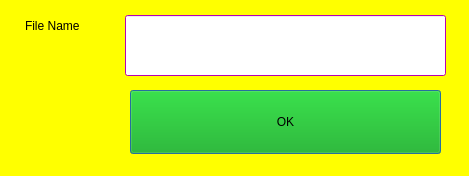
<?xml version="1.0" encoding="UTF-8"?>
<ui version="4.0">
 <class>getStringDialog</class>
 <widget class="QDialog" name="getStringDialog">
  <property name="geometry">
   <rect>
    <x>0</x>
    <y>0</y>
    <width>469</width>
    <height>176</height>
   </rect>
  </property>
  <property name="palette">
   <palette>
    <active>
     <colorrole role="WindowText">
      <brush brushstyle="SolidPattern">
       <color alpha="255">
        <red>0</red>
        <green>0</green>
        <blue>0</blue>
       </color>
      </brush>
     </colorrole>
     <colorrole role="Button">
      <brush brushstyle="SolidPattern">
       <color alpha="255">
        <red>255</red>
        <green>255</green>
        <blue>0</blue>
       </color>
      </brush>
     </colorrole>
     <colorrole role="Light">
      <brush brushstyle="SolidPattern">
       <color alpha="255">
        <red>255</red>
        <green>255</green>
        <blue>127</blue>
       </color>
      </brush>
     </colorrole>
     <colorrole role="Midlight">
      <brush brushstyle="SolidPattern">
       <color alpha="255">
        <red>255</red>
        <green>255</green>
        <blue>63</blue>
       </color>
      </brush>
     </colorrole>
     <colorrole role="Dark">
      <brush brushstyle="SolidPattern">
       <color alpha="255">
        <red>127</red>
        <green>127</green>
        <blue>0</blue>
       </color>
      </brush>
     </colorrole>
     <colorrole role="Mid">
      <brush brushstyle="SolidPattern">
       <color alpha="255">
        <red>170</red>
        <green>170</green>
        <blue>0</blue>
       </color>
      </brush>
     </colorrole>
     <colorrole role="Text">
      <brush brushstyle="SolidPattern">
       <color alpha="255">
        <red>0</red>
        <green>0</green>
        <blue>0</blue>
       </color>
      </brush>
     </colorrole>
     <colorrole role="BrightText">
      <brush brushstyle="SolidPattern">
       <color alpha="255">
        <red>255</red>
        <green>255</green>
        <blue>255</blue>
       </color>
      </brush>
     </colorrole>
     <colorrole role="ButtonText">
      <brush brushstyle="SolidPattern">
       <color alpha="255">
        <red>0</red>
        <green>0</green>
        <blue>0</blue>
       </color>
      </brush>
     </colorrole>
     <colorrole role="Base">
      <brush brushstyle="SolidPattern">
       <color alpha="255">
        <red>255</red>
        <green>255</green>
        <blue>255</blue>
       </color>
      </brush>
     </colorrole>
     <colorrole role="Window">
      <brush brushstyle="SolidPattern">
       <color alpha="255">
        <red>255</red>
        <green>255</green>
        <blue>0</blue>
       </color>
      </brush>
     </colorrole>
     <colorrole role="Shadow">
      <brush brushstyle="SolidPattern">
       <color alpha="255">
        <red>0</red>
        <green>0</green>
        <blue>0</blue>
       </color>
      </brush>
     </colorrole>
     <colorrole role="AlternateBase">
      <brush brushstyle="SolidPattern">
       <color alpha="255">
        <red>255</red>
        <green>255</green>
        <blue>127</blue>
       </color>
      </brush>
     </colorrole>
     <colorrole role="ToolTipBase">
      <brush brushstyle="SolidPattern">
       <color alpha="255">
        <red>255</red>
        <green>255</green>
        <blue>220</blue>
       </color>
      </brush>
     </colorrole>
     <colorrole role="ToolTipText">
      <brush brushstyle="SolidPattern">
       <color alpha="255">
        <red>0</red>
        <green>0</green>
        <blue>0</blue>
       </color>
      </brush>
     </colorrole>
    </active>
    <inactive>
     <colorrole role="WindowText">
      <brush brushstyle="SolidPattern">
       <color alpha="255">
        <red>0</red>
        <green>0</green>
        <blue>0</blue>
       </color>
      </brush>
     </colorrole>
     <colorrole role="Button">
      <brush brushstyle="SolidPattern">
       <color alpha="255">
        <red>255</red>
        <green>255</green>
        <blue>0</blue>
       </color>
      </brush>
     </colorrole>
     <colorrole role="Light">
      <brush brushstyle="SolidPattern">
       <color alpha="255">
        <red>255</red>
        <green>255</green>
        <blue>127</blue>
       </color>
      </brush>
     </colorrole>
     <colorrole role="Midlight">
      <brush brushstyle="SolidPattern">
       <color alpha="255">
        <red>255</red>
        <green>255</green>
        <blue>63</blue>
       </color>
      </brush>
     </colorrole>
     <colorrole role="Dark">
      <brush brushstyle="SolidPattern">
       <color alpha="255">
        <red>127</red>
        <green>127</green>
        <blue>0</blue>
       </color>
      </brush>
     </colorrole>
     <colorrole role="Mid">
      <brush brushstyle="SolidPattern">
       <color alpha="255">
        <red>170</red>
        <green>170</green>
        <blue>0</blue>
       </color>
      </brush>
     </colorrole>
     <colorrole role="Text">
      <brush brushstyle="SolidPattern">
       <color alpha="255">
        <red>0</red>
        <green>0</green>
        <blue>0</blue>
       </color>
      </brush>
     </colorrole>
     <colorrole role="BrightText">
      <brush brushstyle="SolidPattern">
       <color alpha="255">
        <red>255</red>
        <green>255</green>
        <blue>255</blue>
       </color>
      </brush>
     </colorrole>
     <colorrole role="ButtonText">
      <brush brushstyle="SolidPattern">
       <color alpha="255">
        <red>0</red>
        <green>0</green>
        <blue>0</blue>
       </color>
      </brush>
     </colorrole>
     <colorrole role="Base">
      <brush brushstyle="SolidPattern">
       <color alpha="255">
        <red>255</red>
        <green>255</green>
        <blue>255</blue>
       </color>
      </brush>
     </colorrole>
     <colorrole role="Window">
      <brush brushstyle="SolidPattern">
       <color alpha="255">
        <red>255</red>
        <green>255</green>
        <blue>0</blue>
       </color>
      </brush>
     </colorrole>
     <colorrole role="Shadow">
      <brush brushstyle="SolidPattern">
       <color alpha="255">
        <red>0</red>
        <green>0</green>
        <blue>0</blue>
       </color>
      </brush>
     </colorrole>
     <colorrole role="AlternateBase">
      <brush brushstyle="SolidPattern">
       <color alpha="255">
        <red>255</red>
        <green>255</green>
        <blue>127</blue>
       </color>
      </brush>
     </colorrole>
     <colorrole role="ToolTipBase">
      <brush brushstyle="SolidPattern">
       <color alpha="255">
        <red>255</red>
        <green>255</green>
        <blue>220</blue>
       </color>
      </brush>
     </colorrole>
     <colorrole role="ToolTipText">
      <brush brushstyle="SolidPattern">
       <color alpha="255">
        <red>0</red>
        <green>0</green>
        <blue>0</blue>
       </color>
      </brush>
     </colorrole>
    </inactive>
    <disabled>
     <colorrole role="WindowText">
      <brush brushstyle="SolidPattern">
       <color alpha="255">
        <red>127</red>
        <green>127</green>
        <blue>0</blue>
       </color>
      </brush>
     </colorrole>
     <colorrole role="Button">
      <brush brushstyle="SolidPattern">
       <color alpha="255">
        <red>255</red>
        <green>255</green>
        <blue>0</blue>
       </color>
      </brush>
     </colorrole>
     <colorrole role="Light">
      <brush brushstyle="SolidPattern">
       <color alpha="255">
        <red>255</red>
        <green>255</green>
        <blue>127</blue>
       </color>
      </brush>
     </colorrole>
     <colorrole role="Midlight">
      <brush brushstyle="SolidPattern">
       <color alpha="255">
        <red>255</red>
        <green>255</green>
        <blue>63</blue>
       </color>
      </brush>
     </colorrole>
     <colorrole role="Dark">
      <brush brushstyle="SolidPattern">
       <color alpha="255">
        <red>127</red>
        <green>127</green>
        <blue>0</blue>
       </color>
      </brush>
     </colorrole>
     <colorrole role="Mid">
      <brush brushstyle="SolidPattern">
       <color alpha="255">
        <red>170</red>
        <green>170</green>
        <blue>0</blue>
       </color>
      </brush>
     </colorrole>
     <colorrole role="Text">
      <brush brushstyle="SolidPattern">
       <color alpha="255">
        <red>127</red>
        <green>127</green>
        <blue>0</blue>
       </color>
      </brush>
     </colorrole>
     <colorrole role="BrightText">
      <brush brushstyle="SolidPattern">
       <color alpha="255">
        <red>255</red>
        <green>255</green>
        <blue>255</blue>
       </color>
      </brush>
     </colorrole>
     <colorrole role="ButtonText">
      <brush brushstyle="SolidPattern">
       <color alpha="255">
        <red>127</red>
        <green>127</green>
        <blue>0</blue>
       </color>
      </brush>
     </colorrole>
     <colorrole role="Base">
      <brush brushstyle="SolidPattern">
       <color alpha="255">
        <red>255</red>
        <green>255</green>
        <blue>0</blue>
       </color>
      </brush>
     </colorrole>
     <colorrole role="Window">
      <brush brushstyle="SolidPattern">
       <color alpha="255">
        <red>255</red>
        <green>255</green>
        <blue>0</blue>
       </color>
      </brush>
     </colorrole>
     <colorrole role="Shadow">
      <brush brushstyle="SolidPattern">
       <color alpha="255">
        <red>0</red>
        <green>0</green>
        <blue>0</blue>
       </color>
      </brush>
     </colorrole>
     <colorrole role="AlternateBase">
      <brush brushstyle="SolidPattern">
       <color alpha="255">
        <red>255</red>
        <green>255</green>
        <blue>0</blue>
       </color>
      </brush>
     </colorrole>
     <colorrole role="ToolTipBase">
      <brush brushstyle="SolidPattern">
       <color alpha="255">
        <red>255</red>
        <green>255</green>
        <blue>220</blue>
       </color>
      </brush>
     </colorrole>
     <colorrole role="ToolTipText">
      <brush brushstyle="SolidPattern">
       <color alpha="255">
        <red>0</red>
        <green>0</green>
        <blue>0</blue>
       </color>
      </brush>
     </colorrole>
    </disabled>
   </palette>
  </property>
  <property name="cursor">
   <cursorShape>WaitCursor</cursorShape>
  </property>
  <property name="windowTitle">
   <string>Dialog</string>
  </property>
  <property name="locale">
   <locale language="English" country="Canada"/>
  </property>
  <widget class="QLabel" name="boxLabel">
   <property name="geometry">
    <rect>
     <x>25</x>
     <y>10</y>
     <width>81</width>
     <height>31</height>
    </rect>
   </property>
   <property name="text">
    <string>File Name</string>
   </property>
  </widget>
  <widget class="QPushButton" name="okButton">
   <property name="geometry">
    <rect>
     <x>130</x>
     <y>90</y>
     <width>311</width>
     <height>64</height>
    </rect>
   </property>
   <property name="sizePolicy">
    <sizepolicy hsizetype="Fixed" vsizetype="Fixed">
     <horstretch>0</horstretch>
     <verstretch>0</verstretch>
    </sizepolicy>
   </property>
   <property name="palette">
    <palette>
     <active>
      <colorrole role="Button">
       <brush brushstyle="SolidPattern">
        <color alpha="255">
         <red>0</red>
         <green>170</green>
         <blue>0</blue>
        </color>
       </brush>
      </colorrole>
     </active>
     <inactive>
      <colorrole role="Button">
       <brush brushstyle="SolidPattern">
        <color alpha="255">
         <red>0</red>
         <green>170</green>
         <blue>0</blue>
        </color>
       </brush>
      </colorrole>
     </inactive>
     <disabled>
      <colorrole role="Button">
       <brush brushstyle="SolidPattern">
        <color alpha="255">
         <red>0</red>
         <green>170</green>
         <blue>0</blue>
        </color>
       </brush>
      </colorrole>
     </disabled>
    </palette>
   </property>
   <property name="text">
    <string>OK</string>
   </property>
  </widget>
  <widget class="QLineEdit" name="textValueBox">
   <property name="geometry">
    <rect>
     <x>125</x>
     <y>15</y>
     <width>321</width>
     <height>61</height>
    </rect>
   </property>
   <property name="palette">
    <palette>
     <active>
      <colorrole role="WindowText">
       <brush brushstyle="SolidPattern">
        <color alpha="255">
         <red>0</red>
         <green>0</green>
         <blue>0</blue>
        </color>
       </brush>
      </colorrole>
      <colorrole role="Button">
       <brush brushstyle="SolidPattern">
        <color alpha="255">
         <red>255</red>
         <green>0</green>
         <blue>255</blue>
        </color>
       </brush>
      </colorrole>
      <colorrole role="Light">
       <brush brushstyle="SolidPattern">
        <color alpha="255">
         <red>255</red>
         <green>127</green>
         <blue>255</blue>
        </color>
       </brush>
      </colorrole>
      <colorrole role="Midlight">
       <brush brushstyle="SolidPattern">
        <color alpha="255">
         <red>255</red>
         <green>63</green>
         <blue>255</blue>
        </color>
       </brush>
      </colorrole>
      <colorrole role="Dark">
       <brush brushstyle="SolidPattern">
        <color alpha="255">
         <red>127</red>
         <green>0</green>
         <blue>127</blue>
        </color>
       </brush>
      </colorrole>
      <colorrole role="Mid">
       <brush brushstyle="SolidPattern">
        <color alpha="255">
         <red>170</red>
         <green>0</green>
         <blue>170</blue>
        </color>
       </brush>
      </colorrole>
      <colorrole role="Text">
       <brush brushstyle="SolidPattern">
        <color alpha="255">
         <red>170</red>
         <green>0</green>
         <blue>0</blue>
        </color>
       </brush>
      </colorrole>
      <colorrole role="BrightText">
       <brush brushstyle="SolidPattern">
        <color alpha="255">
         <red>255</red>
         <green>255</green>
         <blue>255</blue>
        </color>
       </brush>
      </colorrole>
      <colorrole role="ButtonText">
       <brush brushstyle="SolidPattern">
        <color alpha="255">
         <red>0</red>
         <green>0</green>
         <blue>0</blue>
        </color>
       </brush>
      </colorrole>
      <colorrole role="Base">
       <brush brushstyle="SolidPattern">
        <color alpha="255">
         <red>255</red>
         <green>255</green>
         <blue>255</blue>
        </color>
       </brush>
      </colorrole>
      <colorrole role="Window">
       <brush brushstyle="SolidPattern">
        <color alpha="255">
         <red>255</red>
         <green>0</green>
         <blue>255</blue>
        </color>
       </brush>
      </colorrole>
      <colorrole role="Shadow">
       <brush brushstyle="SolidPattern">
        <color alpha="255">
         <red>0</red>
         <green>0</green>
         <blue>0</blue>
        </color>
       </brush>
      </colorrole>
      <colorrole role="AlternateBase">
       <brush brushstyle="SolidPattern">
        <color alpha="255">
         <red>255</red>
         <green>127</green>
         <blue>255</blue>
        </color>
       </brush>
      </colorrole>
      <colorrole role="ToolTipBase">
       <brush brushstyle="SolidPattern">
        <color alpha="255">
         <red>255</red>
         <green>255</green>
         <blue>220</blue>
        </color>
       </brush>
      </colorrole>
      <colorrole role="ToolTipText">
       <brush brushstyle="SolidPattern">
        <color alpha="255">
         <red>0</red>
         <green>0</green>
         <blue>0</blue>
        </color>
       </brush>
      </colorrole>
     </active>
     <inactive>
      <colorrole role="WindowText">
       <brush brushstyle="SolidPattern">
        <color alpha="255">
         <red>0</red>
         <green>0</green>
         <blue>0</blue>
        </color>
       </brush>
      </colorrole>
      <colorrole role="Button">
       <brush brushstyle="SolidPattern">
        <color alpha="255">
         <red>255</red>
         <green>0</green>
         <blue>255</blue>
        </color>
       </brush>
      </colorrole>
      <colorrole role="Light">
       <brush brushstyle="SolidPattern">
        <color alpha="255">
         <red>255</red>
         <green>127</green>
         <blue>255</blue>
        </color>
       </brush>
      </colorrole>
      <colorrole role="Midlight">
       <brush brushstyle="SolidPattern">
        <color alpha="255">
         <red>255</red>
         <green>63</green>
         <blue>255</blue>
        </color>
       </brush>
      </colorrole>
      <colorrole role="Dark">
       <brush brushstyle="SolidPattern">
        <color alpha="255">
         <red>127</red>
         <green>0</green>
         <blue>127</blue>
        </color>
       </brush>
      </colorrole>
      <colorrole role="Mid">
       <brush brushstyle="SolidPattern">
        <color alpha="255">
         <red>170</red>
         <green>0</green>
         <blue>170</blue>
        </color>
       </brush>
      </colorrole>
      <colorrole role="Text">
       <brush brushstyle="SolidPattern">
        <color alpha="255">
         <red>170</red>
         <green>0</green>
         <blue>0</blue>
        </color>
       </brush>
      </colorrole>
      <colorrole role="BrightText">
       <brush brushstyle="SolidPattern">
        <color alpha="255">
         <red>255</red>
         <green>255</green>
         <blue>255</blue>
        </color>
       </brush>
      </colorrole>
      <colorrole role="ButtonText">
       <brush brushstyle="SolidPattern">
        <color alpha="255">
         <red>0</red>
         <green>0</green>
         <blue>0</blue>
        </color>
       </brush>
      </colorrole>
      <colorrole role="Base">
       <brush brushstyle="SolidPattern">
        <color alpha="255">
         <red>255</red>
         <green>255</green>
         <blue>255</blue>
        </color>
       </brush>
      </colorrole>
      <colorrole role="Window">
       <brush brushstyle="SolidPattern">
        <color alpha="255">
         <red>255</red>
         <green>0</green>
         <blue>255</blue>
        </color>
       </brush>
      </colorrole>
      <colorrole role="Shadow">
       <brush brushstyle="SolidPattern">
        <color alpha="255">
         <red>0</red>
         <green>0</green>
         <blue>0</blue>
        </color>
       </brush>
      </colorrole>
      <colorrole role="AlternateBase">
       <brush brushstyle="SolidPattern">
        <color alpha="255">
         <red>255</red>
         <green>127</green>
         <blue>255</blue>
        </color>
       </brush>
      </colorrole>
      <colorrole role="ToolTipBase">
       <brush brushstyle="SolidPattern">
        <color alpha="255">
         <red>255</red>
         <green>255</green>
         <blue>220</blue>
        </color>
       </brush>
      </colorrole>
      <colorrole role="ToolTipText">
       <brush brushstyle="SolidPattern">
        <color alpha="255">
         <red>0</red>
         <green>0</green>
         <blue>0</blue>
        </color>
       </brush>
      </colorrole>
     </inactive>
     <disabled>
      <colorrole role="WindowText">
       <brush brushstyle="SolidPattern">
        <color alpha="255">
         <red>127</red>
         <green>0</green>
         <blue>127</blue>
        </color>
       </brush>
      </colorrole>
      <colorrole role="Button">
       <brush brushstyle="SolidPattern">
        <color alpha="255">
         <red>255</red>
         <green>0</green>
         <blue>255</blue>
        </color>
       </brush>
      </colorrole>
      <colorrole role="Light">
       <brush brushstyle="SolidPattern">
        <color alpha="255">
         <red>255</red>
         <green>127</green>
         <blue>255</blue>
        </color>
       </brush>
      </colorrole>
      <colorrole role="Midlight">
       <brush brushstyle="SolidPattern">
        <color alpha="255">
         <red>255</red>
         <green>63</green>
         <blue>255</blue>
        </color>
       </brush>
      </colorrole>
      <colorrole role="Dark">
       <brush brushstyle="SolidPattern">
        <color alpha="255">
         <red>127</red>
         <green>0</green>
         <blue>127</blue>
        </color>
       </brush>
      </colorrole>
      <colorrole role="Mid">
       <brush brushstyle="SolidPattern">
        <color alpha="255">
         <red>170</red>
         <green>0</green>
         <blue>170</blue>
        </color>
       </brush>
      </colorrole>
      <colorrole role="Text">
       <brush brushstyle="SolidPattern">
        <color alpha="255">
         <red>127</red>
         <green>0</green>
         <blue>127</blue>
        </color>
       </brush>
      </colorrole>
      <colorrole role="BrightText">
       <brush brushstyle="SolidPattern">
        <color alpha="255">
         <red>255</red>
         <green>255</green>
         <blue>255</blue>
        </color>
       </brush>
      </colorrole>
      <colorrole role="ButtonText">
       <brush brushstyle="SolidPattern">
        <color alpha="255">
         <red>127</red>
         <green>0</green>
         <blue>127</blue>
        </color>
       </brush>
      </colorrole>
      <colorrole role="Base">
       <brush brushstyle="SolidPattern">
        <color alpha="255">
         <red>255</red>
         <green>0</green>
         <blue>255</blue>
        </color>
       </brush>
      </colorrole>
      <colorrole role="Window">
       <brush brushstyle="SolidPattern">
        <color alpha="255">
         <red>255</red>
         <green>0</green>
         <blue>255</blue>
        </color>
       </brush>
      </colorrole>
      <colorrole role="Shadow">
       <brush brushstyle="SolidPattern">
        <color alpha="255">
         <red>0</red>
         <green>0</green>
         <blue>0</blue>
        </color>
       </brush>
      </colorrole>
      <colorrole role="AlternateBase">
       <brush brushstyle="SolidPattern">
        <color alpha="255">
         <red>255</red>
         <green>0</green>
         <blue>255</blue>
        </color>
       </brush>
      </colorrole>
      <colorrole role="ToolTipBase">
       <brush brushstyle="SolidPattern">
        <color alpha="255">
         <red>255</red>
         <green>255</green>
         <blue>220</blue>
        </color>
       </brush>
      </colorrole>
      <colorrole role="ToolTipText">
       <brush brushstyle="SolidPattern">
        <color alpha="255">
         <red>0</red>
         <green>0</green>
         <blue>0</blue>
        </color>
       </brush>
      </colorrole>
     </disabled>
    </palette>
   </property>
  </widget>
 </widget>
 <resources/>
 <connections/>
</ui>
